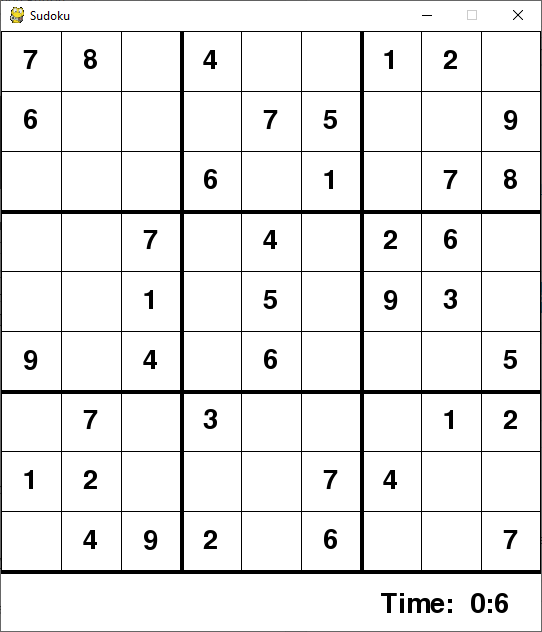
#> input picture image66.png, 542 x 632 px
$ jupyter execute --allow-errors 'sudoku using opencv.ipynb'
#> lines starting #> are read from the running program, lines starting #| are printed output that depends on the picture; after the words box and inside, x2 and y2 are one past the last pixel; in counts of white or black regions, pixels touching at a corner belong together
<center></center>

# SOLVING SUDOKU PUZZLE USING OPENCV

STEPS TO SOLVE SUDOKU PUZZLE USING OPENCV PYTHON:
- LOAD INPUT IMAGE
- LOCALIZE SUDOKU PUZZLE IN INPUT IMAGE
- LOCATE EACH 9 x 9 CELL OF SUDOKU
- EXTRACT DIGITS, IF PRESENT IN EACH 81 CELLS, OTHERWISE 0
- STORE EXTRACTED DIGITS IN 2D ARRAY OF SIZE 9 x 9
- USE ANY SUDOKU SOLVING ALGORITHM TO SOLVE THE PUZZLE, TAKING 2D ARRAY AS INPUT
- DISPLAY THE RESULT BY ANNOTATING IN THE ORIGINAL IMAGE

### IMPORT ALL REQUIRED LIBRARIES

[cell 1]
import numpy as np
import imageio
from imutils import contours
import cv2

### LOAD INPUT IMAGE

[cell 2]
src = cv2.imread('image66.png')
#> src is the input picture: shape (632, 542, 3); mean B, G, R 235.5, 235.5, 235.5

[cell 3]
cv2.imshow('original image',src)
cv2.waitKey(0)
cv2.destroyAllWindows()

### CONVERT INTO GRAY SCALE IMAGE

[cell 4]
gray = cv2.cvtColor(src, cv2.COLOR_BGR2GRAY)

[cell 5]
print(gray)
#> (printed output is left out)

[cell 6]
cv2.imshow('gray image',gray)
cv2.waitKey(0)
cv2.destroyAllWindows()

### convert into black and white image

[cell 7]
gray = cv2.bitwise_not(gray)
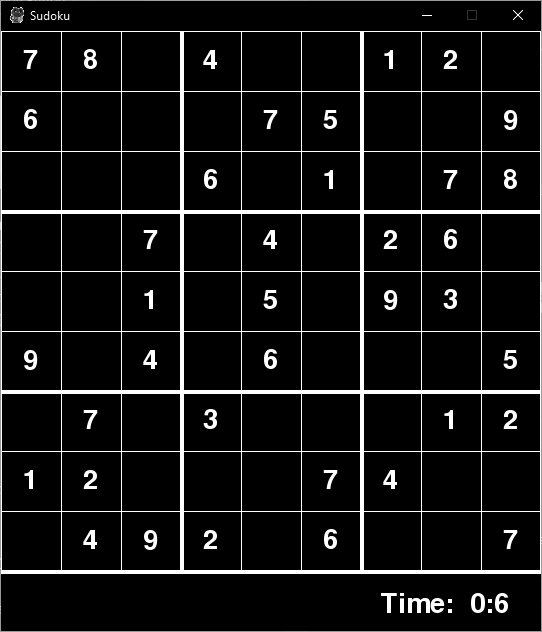
#> gray: shape (632, 542); min 0, max 255, mean 19.5
bw = cv2.adaptiveThreshold(gray, 255, cv2.ADAPTIVE_THRESH_MEAN_C,cv2.THRESH_BINARY, 15, -2)
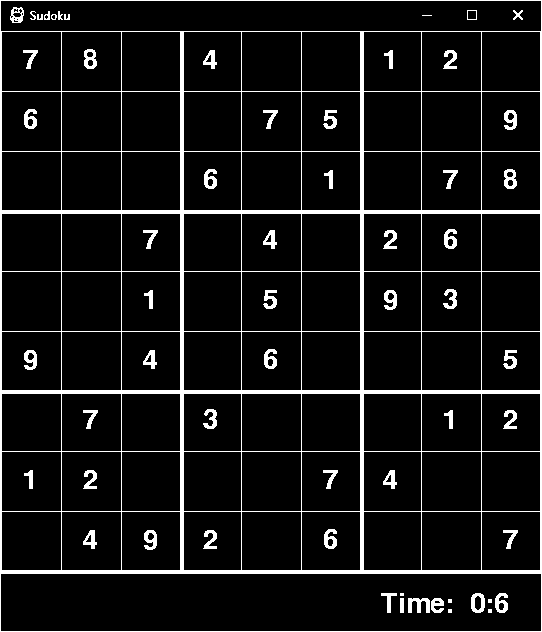
#> bw: shape (632, 542); 8.1% white; 60 white regions (6 under 20 px), largest, box (x1, y1, x2, y2) and area: (0, 0, 542, 632) 20988, (408, 598, 430, 613) 206, (471, 593, 485, 613) 174

[cell 8]
print(bw)
#> (printed output is left out)

[cell 9]
cv2.imshow('black white image',bw)
cv2.waitKey(0)
cv2.destroyAllWindows()

[cell 10]
### Extract HORIZONTAL AND VERTICAL LINES

[cell 11]
horizontal = np.copy(bw)
vertical = np.copy(bw)

[cell 12]
cols = horizontal.shape[1]
#> cols = 542
horizontal_size = cols // 10
#> horizontal_size = 54

[cell 13]
horizontalStructure = cv2.getStructuringElement(cv2.MORPH_RECT, (horizontal_size, 1))

[cell 14]
horizontal = cv2.erode(horizontal, horizontalStructure)
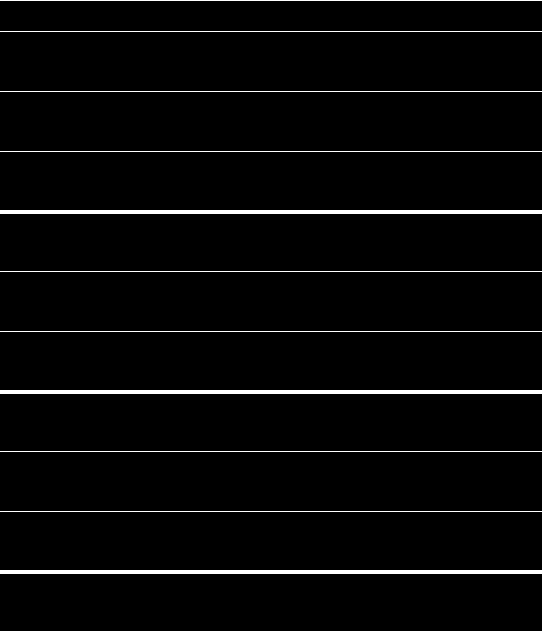
#> horizontal: shape (632, 542); 3.3% white; 12 white regions, largest, box (x1, y1, x2, y2) and area: (0, 210, 542, 214) 2168, (0, 390, 542, 394) 2168, (0, 570, 542, 574) 2168
horizontal = cv2.dilate(horizontal, horizontalStructure)

[cell 15]
cv2.imshow('horizontal lines',horizontal)
cv2.waitKey(0)
cv2.destroyAllWindows()

[cell 16]
rows = vertical.shape[0]
#> rows = 632
verticalsize = rows // 10
#> verticalsize = 63

[cell 17]
verticalStructure = cv2.getStructuringElement(cv2.MORPH_RECT, (1, verticalsize))
#> verticalStructure = 63 values from 1 to 1

[cell 18]
vertical = cv2.erode(vertical, verticalStructure)
#> vertical: shape (632, 542); 2.6% white; 10 white regions, largest, box (x1, y1, x2, y2) and area: (180, 62, 184, 543) 1924, (360, 62, 364, 543) 1924, (0, 0, 2, 632) 1113
vertical = cv2.dilate(vertical, verticalStructure)
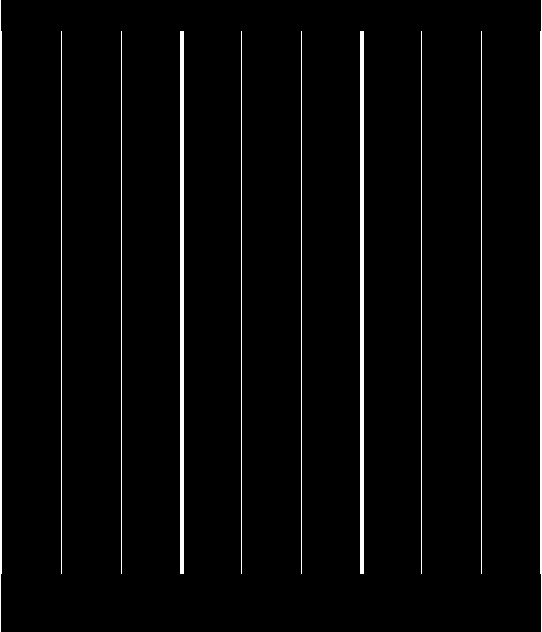
#> vertical: shape (632, 542); 2.9% white; 10 white regions, largest, box (x1, y1, x2, y2) and area: (180, 31, 184, 574) 2172, (360, 31, 364, 574) 2172, (0, 0, 2, 632) 1175

[cell 19]
cv2.imshow('vertical lines',vertical)
cv2.waitKey(0)
cv2.destroyAllWindows()

### concatenate horizontal and vertical lines to form grid

[cell 20]
new_image = cv2.bitwise_or(vertical,horizontal)
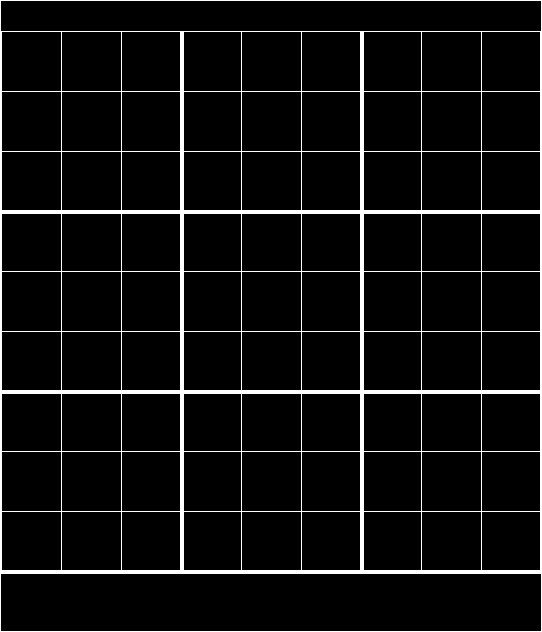
#> new_image: shape (632, 542); 6.1% white; 1 white region, box (x1, y1, x2, y2) and area: (0, 0, 542, 632) 20988

[cell 21]
cv2.imshow('grids',new_image)
cv2.waitKey(0)
cv2.destroyAllWindows()

[cell 22]
new_im = cv2.bitwise_not(new_image)

[cell 23]
edges = cv2.adaptiveThreshold(new_im, 255, cv2.ADAPTIVE_THRESH_MEAN_C,cv2.THRESH_BINARY, 3, -2)
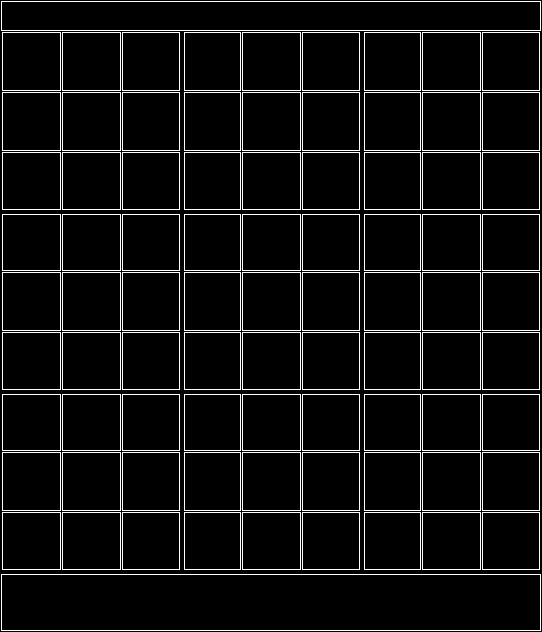
#> edges: shape (632, 542); 6.1% white in thin lines or dots

[cell 24]
cv2.imshow('concatenated image',edges)
cv2.waitKey(0)
cv2.destroyAllWindows()

[cell 25]
kernel = np.ones((2, 2), np.uint8)
edges = cv2.dilate(edges, kernel)
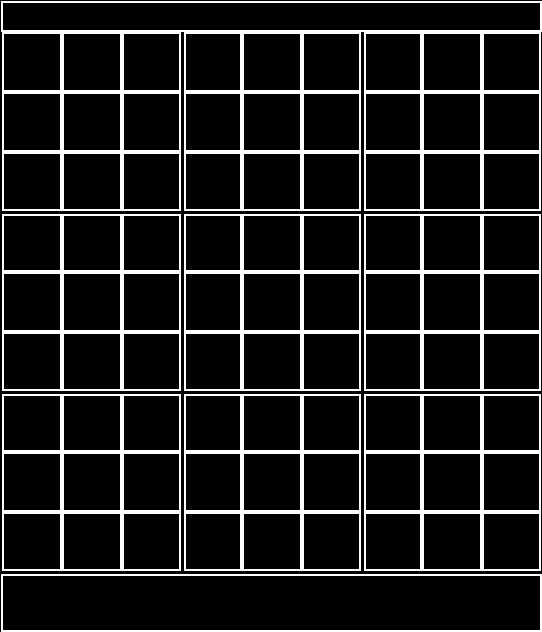
#> edges: shape (632, 542); 12.2% white; 8 white regions

[cell 26]
cv2.imshow('dilated edges',edges)
cv2.waitKey(0)
cv2.destroyAllWindows()

[cell 27]
smooth = cv2.blur(edges, (2, 2))
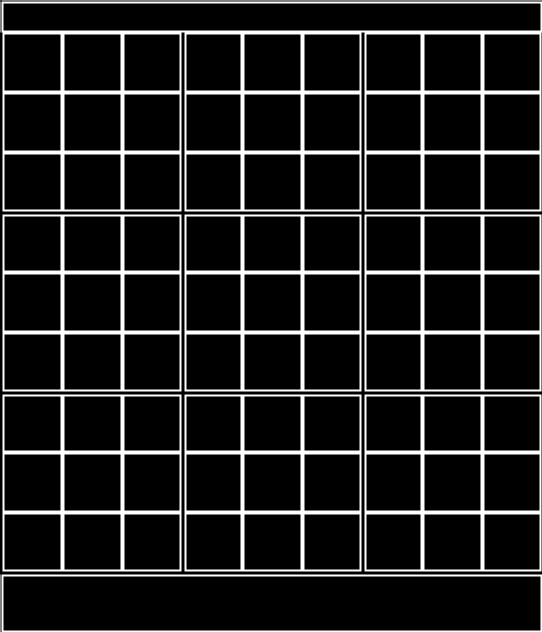
#> smooth: shape (632, 542); min 0, max 255, mean 31.1

[cell 28]
cv2.imshow('smooth edges',smooth)
cv2.waitKey(0)
cv2.destroyAllWindows()

### find contours of detected edges

[cell 29]
cnts, hierarchy = cv2.findContours(image=smooth, mode=cv2.RETR_TREE, method=cv2.CHAIN_APPROX_NONE)
#> cnts = 91 contours; largest, box (x1, y1, x2, y2) and area: (0, 0, 542, 212) 112722, (2, 394, 182, 572) 31683, (2, 214, 182, 392) 31683, (364, 394, 542, 572) 31329, (184, 394, 362, 572) 31329

[cell 30]
cp = src.copy()

#> (a cell that did not finish here is left out)

[cell 32]
cv2.imshow('detected contours',cp)
cv2.waitKey(0)
cv2.destroyAllWindows()

[cell 33]
# sort extracted contours
cnts,_ = contours.sort_contours(cnts,method='left-to-right')
#> cnts = 91 contours; largest, box (x1, y1, x2, y2) and area: (0, 0, 542, 212) 112722, (2, 394, 182, 572) 31683, (2, 214, 182, 392) 31683, (184, 394, 362, 572) 31329, (184, 214, 362, 392) 31329
cnts,_ = contours.sort_contours(cnts,method='top-to-bottom')
#> cnts = 91 contours; largest, box (x1, y1, x2, y2) and area: (0, 0, 542, 212) 112722, (2, 214, 182, 392) 31683, (2, 394, 182, 572) 31683, (184, 214, 362, 392) 31329, (364, 214, 542, 392) 31329

### plot contours of each cell forming bounding box

[cell 34]
cp = src.copy()
count=0
for c in cnts:
#     print(cv2.contourArea(c))
    if(cv2.contourArea(c)>1000 and cv2.contourArea(c)<5000):
        count = count+1
        rect = cv2.boundingRect(c)
        x,y,w,h = rect
        cv2.rectangle(cp,(x,y),(x+w,y+h),(0,255,0),2)
#         cv2.imshow('letters',cp[y:y+h,x:x+w])
        cv2.imshow('black white image',cp)
        cv2.waitKey(500)
#> this loop made 91 passes
#> (x, y, w, h) on passes 3 to 14: (4, 34, 57, 57), (64, 34, 57, 57), (124, 34, 56, 57), (186, 34, 55, 57), (244, 34, 57, 57), (304, 34, 56, 57), (366, 34, 55, 57), (424, 34, 57, 57), (484, 34, 56, 57), (4, 94, 57, 57), (64, 94, 57, 57), (124, 94, 56, 57)
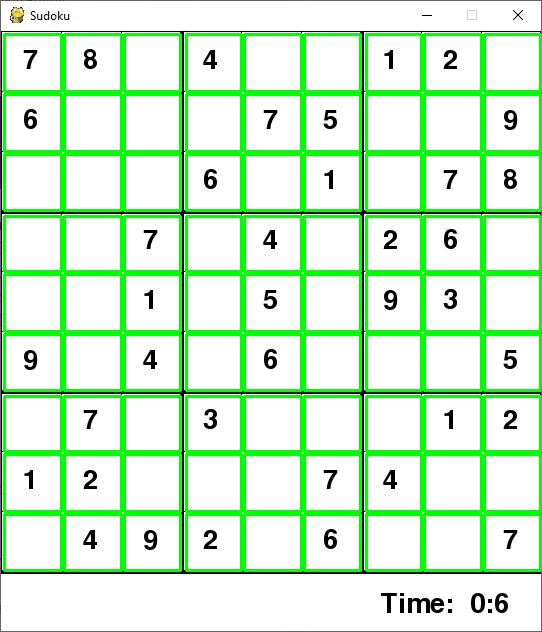
#> cp: shape (632, 542, 3); 15.86% of pixels changed, all inside (x1, y1, x2, y2) = (3, 33, 542, 572)
#> after the loop, count = 81
cv2.destroyAllWindows()

[cell 35]
# [12 lines of commented-out code are left out]

### save each cell within bounding box as image. This image will be used as input for trained CNN model for prediction

[cell 36]
# [12 lines of commented-out code are left out]

### use pytesseract for OCR (optical character recognition)
### I will also be demonstrating, the use of CNN-model for OCR

[cell 37]
import pytesseract
import os

def convert_gray(img):
    im = cv2.imread(img)
    return cv2.cvtColor(im,cv2.COLOR_BGR2GRAY)
# custom_config = r'--oem 3 --psm 6 outputbase digits'
def get_num(img):
    return pytesseract.image_to_string(img, config=r'--oem 3 --psm 6 outputbase digits')

[cell 38]
import imageio

cp = src.copy()
count = 0
num= []
#> (the rest of this cell did not finish here and is left out)

[cell 39]
# import pytesseract
# import os

[cell 40]
# [6 lines of commented-out code are left out]

[cell 41]
# [6 lines of commented-out code are left out]

[cell 42]
len(num)

[cell 43]
def divide_chunks(l, n):
    for i in range(0, len(l), n):
        yield l[i:i + n]

n = 9
matrix = list(divide_chunks(num, n))
print (matrix)

#> (a cell that did not finish here is left out)

[cell 45]
import copy
mat = copy.deepcopy(matrix)
for n in mat:
    for j,i in enumerate(n):
        if i=='\x0c':
            n[j]=i.replace('\x0c','0')
        else:
            n[j]=i.replace(i,i[0])

[cell 46]
mat

[cell 47]
for row in mat:
    for i,j in enumerate(row):
        row[i] = int(j)

[cell 48]
mat

[cell 49]
grid= copy.deepcopy(mat)

## puzzle solving

[cell 50]
M = 9
def puzzle(a):
    for i in range(M):
        for j in range(M):
            print(a[i][j],end = " ")
        print()
def solve(grid, row, col, num):
    for x in range(9):
        if grid[row][x] == num:
            return False

    for x in range(9):
        if grid[x][col] == num:
            return False


    startRow = row - row % 3
    startCol = col - col % 3
    for i in range(3):
        for j in range(3):
            if grid[i + startRow][j + startCol] == num:
                return False
    return True

def Suduko(grid, row, col):

    if (row == M - 1 and col == M):
        return True
    if col == M:
        row += 1
        col = 0
    if grid[row][col] > 0:
        return Suduko(grid, row, col + 1)
    for num in range(1, M + 1, 1):

        if solve(grid, row, col, num):

            grid[row][col] = num
            if Suduko(grid, row, col + 1):
                return True
        grid[row][col] = 0
    return False


#> (the rest of this cell did not finish here and is left out)

[cell 51]
bound = []
for c in cnts:
    if(cv2.contourArea(c)>1000 and cv2.contourArea(c)<5000):
        count = count+1
        rect = cv2.boundingRect(c)
        bound.append(rect)
#> this loop made 91 passes
#> after the loop, bound = 81 items, first 6: (4, 34, 57, 57), (64, 34, 57, 57), (124, 34, 56, 57), (186, 34, 55, 57), (244, 34, 57, 57), (304, 34, 56, 57); count = 82

[cell 52]
len(bound)
#> Out = 81

[cell 53]
grid

[cell 54]
mat

[cell 55]
n = 9
bound = list(divide_chunks(bound, n))
#> bound = 9 items
print (bound)
#> (printed output is left out)

[cell 56]
cp = src.copy()
for i,m in enumerate(mat):
    for j,n in enumerate(m):
        if(mat[i][j]!=grid[i][j]):
            x,y,w,h = bound[i][j]
#             cv2.rectangle(cp,(x,y),(x+w,y+h),(0,255,0),2)
            cv2.putText(cp,str(grid[i][j]),(x+w-20,y+h-20),0,0.9,(0,0,255))
